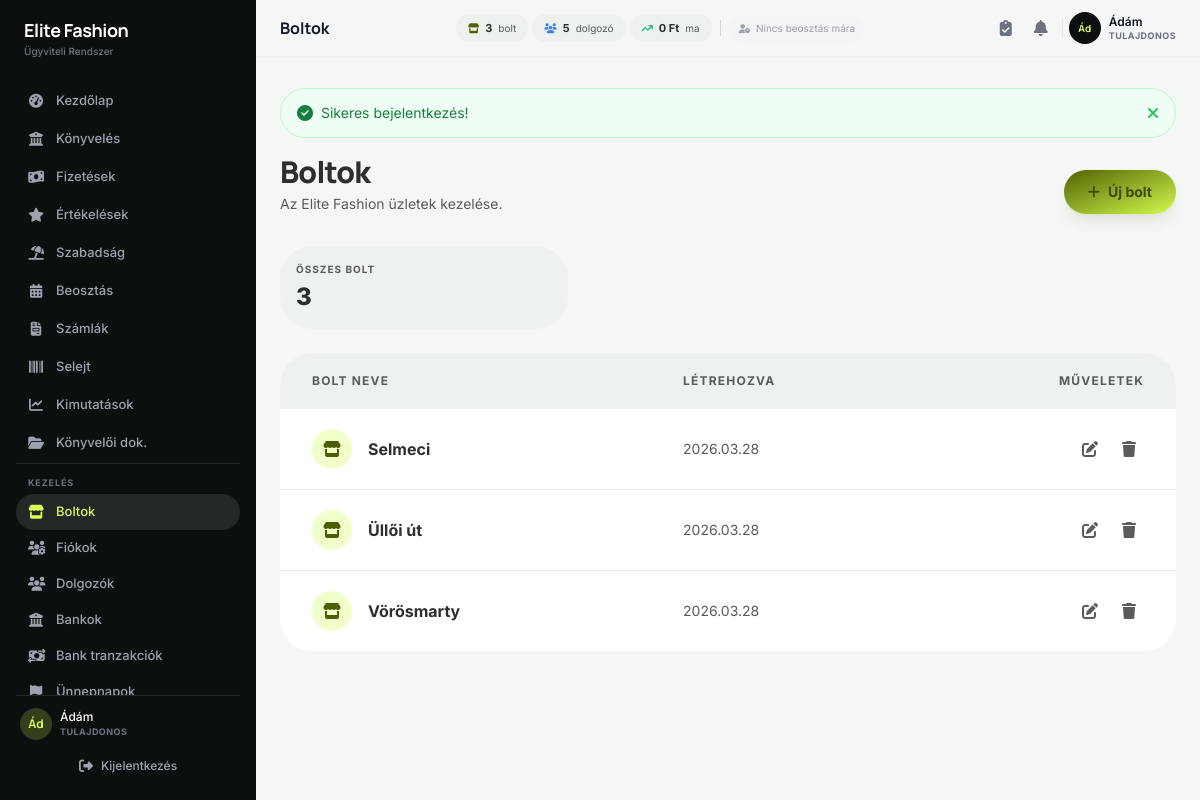
The app's page /stores (signed in) with its own data.
### tables this page shows
CREATE TABLE `users` (
  `id` int(10) unsigned NOT NULL AUTO_INCREMENT,
  `name` varchar(255) NOT NULL,
  `email` varchar(255) NOT NULL,
  `password` varchar(255) NOT NULL,
  `role` enum('tulajdonos','bolt','konyvelo') NOT NULL DEFAULT 'bolt',
  `store_id` int(10) unsigned DEFAULT NULL,
  `is_active` tinyint(1) NOT NULL DEFAULT 1,
  `remember_token` varchar(64) DEFAULT NULL,
  `avatar` varchar(255) DEFAULT NULL,
  `created_at` timestamp NOT NULL DEFAULT current_timestamp(),
  `updated_at` timestamp NOT NULL DEFAULT current_timestamp() ON UPDATE current_timestamp(),
  PRIMARY KEY (`id`),
  UNIQUE KEY `email` (`email`),
  KEY `store_id` (`store_id`),
  CONSTRAINT `users_ibfk_1` FOREIGN KEY (`store_id`) REFERENCES `stores` (`id`) ON DELETE SET NULL
);

CREATE TABLE `stores` (
  `id` int(10) unsigned NOT NULL AUTO_INCREMENT,
  `name` varchar(255) NOT NULL,
  `created_at` timestamp NOT NULL DEFAULT current_timestamp(),
  `updated_at` timestamp NOT NULL DEFAULT current_timestamp() ON UPDATE current_timestamp(),
  PRIMARY KEY (`id`)
);

### app/Views/stores/index.php (the view, shortened to what the rows shown need)
<div class="flex flex-col md:flex-row md:items-end justify-between gap-6 mb-8">
    <div>
        <h1 class="text-3xl font-heading font-extrabold text-on-surface tracking-tight mb-1">Boltok</h1>
        <p class="text-on-surface-variant text-sm">Az Elite Fashion üzletek kezelése.</p>
    </div>
    <a href="<?= base_url('/stores/create') ?>" class="px-6 py-3 bg-gradient-to-br from-primary to-primary-container text-on-primary-fixed font-bold rounded-full flex items-center gap-2 shadow-lg shadow-primary/10 hover:shadow-primary/20 transition-all text-sm">
        <i class="fa-solid fa-plus"></i> Új bolt
    </a>
</div>
<div class="grid grid-cols-1 md:grid-cols-3 gap-4 mb-6">
    <div class="bg-surface-container-low p-4 rounded-lg flex flex-col justify-center">
        <span class="text-[10px] font-bold text-on-surface-variant uppercase tracking-widest mb-1">Összes bolt</span>
        <span class="text-2xl font-extrabold text-on-surface"><?= count($data['stores']) ?></span>
    </div>
</div>
<div class="bg-surface-container-lowest rounded-lg overflow-hidden">
    <div class="overflow-x-auto">
        <table class="w-full text-left border-collapse">
            <thead>
                <tr class="bg-surface-container-low">
                    <th class="px-8 py-5 text-xs font-bold text-on-surface-variant uppercase tracking-widest">Bolt neve</th>
                    <th class="px-6 py-5 text-xs font-bold text-on-surface-variant uppercase tracking-widest">Létrehozva</th>
                    <th class="px-8 py-5 text-xs font-bold text-on-surface-variant uppercase tracking-widest text-right">Műveletek</th>
                </tr>
            </thead>
            <tbody class="divide-y divide-surface-container">
                <?php if (empty($data['stores'])): ?>
                    <tr><td colspan="3" class="px-8 py-12 text-center text-on-surface-variant">
                        <i class="fa-solid fa-store text-4xl mb-2 block text-outline-variant"></i>
                        Nincs még bolt felvéve.
                    </td></tr>
                <?php else: ?>
                    <?php foreach ($data['stores'] as $store): ?>
                    <tr class="hover:bg-surface-container-low/50 transition-colors">
                        <td class="px-8 py-5">
                            <div class="flex items-center gap-4">
                                <div class="w-10 h-10 rounded-lg bg-primary-container/30 flex items-center justify-center">
                                    <i class="fa-solid fa-store text-on-primary-container"></i>
                                </div>
                                <span class="font-bold text-on-surface"><?= e($store['name']) ?></span>
                            </div>
                        </td>
                        <td class="px-6 py-5 text-sm text-on-surface-variant"><?= date('Y.m.d', strtotime($store['created_at'])) ?></td>
                        <td class="px-8 py-5 text-right">
                            <div class="flex items-center justify-end gap-2">
                                <a href="<?= base_url("/stores/{$store['id']}/edit") ?>" class="p-2 hover:bg-surface-container rounded-full transition-colors text-on-surface-variant" title="Szerkesztés">
                                    <i class="fa-solid fa-pen-to-square"></i>
                                </a>
                                <form method="POST" action="<?= base_url("/stores/{$store['id']}/delete") ?>" class="inline" onsubmit="return confirmDelete(this, '<?= e($store['name']) ?>')">
                                    <button type="submit" class="p-2 hover:bg-error-container/10 rounded-full transition-colors text-on-surface-variant hover:text-error" title="Törlés">
                                        <i class="fa-solid fa-trash"></i>
                                    </button>
                                </form>
                            </div>
                        </td>
                    </tr>
                    <?php endforeach; ?>
                <?php endif; ?>
            </tbody>
        </table>
    </div>
</div>

### app/Views/partials/sidebar.php (shortened to what the rows shown need)
<?php
$currentUser = Auth::user();
$isOwner = Auth::isOwner();
$isAccountant = Auth::isAccountant();
if ($isOwner && !TabPermission::hasAnyPermissions($currentUser['id'])) {
    $visibleTabs = array_keys(TabPermission::TABS);
} else {
    $visibleTabs = TabPermission::getVisibleTabs($currentUser['id']);
}
$visibleTabs = array_filter($visibleTabs, fn($t) => $t !== 'chat');
$activeTab = $data['activeTab'] ?? '';
?>
<aside id="sidebar" class="fixed left-0 top-0 h-screen w-64 bg-sidebar flex flex-col px-4 py-4 z-40 transform -translate-x-full lg:translate-x-0 transition-transform duration-300">
    <div class="mb-6 px-2">
        <h1 class="text-lg font-heading font-bold text-white tracking-tight">Elite Fashion</h1>
        <p class="text-[10px] text-gray-500 font-medium">Ügyviteli Rendszer</p>
    </div>
    <nav class="flex-grow space-y-0.5 overflow-y-auto">
        <?php foreach (TabPermission::TABS as $slug => $tab): ?>
            <?php if (!in_array($slug, $visibleTabs)) continue; ?>
            <?php
                $isActive = ($activeTab === $slug);
                $href = match($slug) {
                    'dashboard'  => '/',
                    'konyveles'  => '/finance',
                    'fizetes'    => '/salary',
                    'ertekeles'  => '/evaluations',
                    'szabadsag'  => '/vacation',
                    'beosztas'   => '/schedule',
                    'szamlak'    => '/invoices',
                    'selejt'     => '/defects',
                    'kimutat'        => '/finance/summary',
                    'konyvelo_docs'  => '/accounting',
                    default          => '#',
                };
            ?>
            <a href="<?= base_url($href) ?>"
               class="flex items-center gap-3 px-3 py-2 text-[13px] font-medium rounded-lg transition-colors duration-200
                      <?= $isActive
                          ? 'bg-white/10 text-accent'
                          : 'text-gray-400 hover:bg-white/5 hover:text-gray-200' ?>">
                <i class="fa-solid <?= $tab['icon'] ?> text-sm w-4 text-center"></i>
                <?= $tab['label'] ?>
            </a>
        <?php endforeach; ?>
        <?php if ($isOwner): ?>
            <div class="border-t border-white/10 mt-3 pt-3">
                <p class="px-3 text-[9px] text-gray-500 uppercase tracking-widest font-bold mb-1">Kezelés</p>
                <a href="<?= base_url('/stores') ?>"
                   class="flex items-center gap-3 px-3 py-2 text-[13px] font-medium rounded-lg transition-colors duration-200
                          <?= ($activeTab === 'stores') ? 'bg-white/10 text-accent' : 'text-gray-400 hover:bg-white/5 hover:text-gray-200' ?>">
                    <i class="fa-solid fa-store text-sm w-4 text-center"></i>
                    Boltok
                </a>
                <a href="<?= base_url('/users') ?>"
                   class="flex items-center gap-3 px-3 py-2 text-[13px] font-medium rounded-lg transition-colors duration-200
                          <?= ($activeTab === 'users') ? 'bg-white/10 text-accent' : 'text-gray-400 hover:bg-white/5 hover:text-gray-200' ?>">
                    <i class="fa-solid fa-users-gear text-sm w-4 text-center"></i>
                    Fiókok
                </a>
                <a href="<?= base_url('/employees') ?>"
                   class="flex items-center gap-3 px-3 py-2 text-[13px] font-medium rounded-lg transition-colors duration-200
                          <?= ($activeTab === 'employees') ? 'bg-white/10 text-accent' : 'text-gray-400 hover:bg-white/5 hover:text-gray-200' ?>">
                    <i class="fa-solid fa-users text-sm w-4 text-center"></i>
                    Dolgozók
                </a>
                <a href="<?= base_url('/banks') ?>"
                   class="flex items-center gap-3 px-3 py-2 text-[13px] font-medium rounded-lg transition-colors duration-200
                          <?= ($activeTab === 'banks') ? 'bg-white/10 text-accent' : 'text-gray-400 hover:bg-white/5 hover:text-gray-200' ?>">
                    <i class="fa-solid fa-building-columns text-sm w-4 text-center"></i>
                    Bankok
                </a>
                <a href="<?= base_url('/bank-transactions') ?>"
                   class="flex items-center gap-3 px-3 py-2 text-[13px] font-medium rounded-lg transition-colors duration-200
                          <?= ($activeTab === 'bank_transactions') ? 'bg-white/10 text-accent' : 'text-gray-400 hover:bg-white/5 hover:text-gray-200' ?>">
                    <i class="fa-solid fa-money-bill-transfer text-sm w-4 text-center"></i>
                    Bank tranzakciók
                </a>
                <a href="<?= base_url('/holidays') ?>"
                   class="flex items-center gap-3 px-3 py-2 text-[13px] font-medium rounded-lg transition-colors duration-200
                          <?= ($activeTab === 'holidays') ? 'bg-white/10 text-accent' : 'text-gray-400 hover:bg-white/5 hover:text-gray-200' ?>">
                    <i class="fa-solid fa-flag text-sm w-4 text-center"></i>
                    Ünnepnapok
                </a>
            </div>
        <?php endif; ?>
    </nav>
    <div class="mt-auto pt-3 border-t border-white/10">
        <div class="flex items-center gap-2 mb-2 px-1">
            <div class="h-8 w-8 rounded-full bg-accent/20 flex items-center justify-center text-accent font-heading font-bold text-xs">
                <?= e(mb_substr($currentUser['name'], 0, 2)) ?>
            </div>
            <div class="flex-grow overflow-hidden">
                <p class="text-white text-xs font-medium truncate"><?= e($currentUser['name']) ?></p>
                <p class="text-gray-500 text-[9px] uppercase tracking-wider font-bold">
                    <?= $isOwner ? 'Tulajdonos' : ($isAccountant ? 'Könyvelő' : e($currentUser['store_name'] ?? 'Bolt')) ?>
                </p>
            </div>
        </div>
        <form method="POST" action="<?= base_url('/logout') ?>">
            <button type="submit"
                    class="w-full flex items-center justify-center gap-2 px-3 py-2 text-gray-400 hover:text-red-400 hover:bg-white/5 rounded-lg text-xs font-medium transition-colors">
                <i class="fa-solid fa-right-from-bracket text-sm"></i>
                Kijelentkezés
            </button>
        </form>
    </div>
</aside>

### app/Views/partials/header.php (shortened to what the rows shown need)
<?php
$currentUser = Auth::user();
$isOwner = Auth::isOwner();
$db = Database::getInstance();
if ($isOwner) {
    $_navStoreCount = (int)$db->query('SELECT COUNT(*) FROM stores')->fetchColumn();
    $_navEmpCount = (int)$db->query("SELECT COUNT(*) FROM employees WHERE is_active = 1")->fetchColumn();
    $_navTodayStmt = $db->prepare("SELECT COALESCE(SUM(amount), 0) FROM financial_records WHERE record_date = CURDATE() AND purpose IN ('napi_keszpenz','napi_bankkartya')");
    $_navTodayStmt->execute();
    $_navTodayRevenue = (float)$_navTodayStmt->fetchColumn();
    $_navWorkers = $db->query(
        "SELECT s.name as store_name, GROUP_CONCAT(e.name ORDER BY e.name SEPARATOR ', ') as workers
         FROM schedules sc
         JOIN stores s ON sc.store_id = s.id
         JOIN employees e ON sc.employee_id = e.id
         WHERE sc.work_date = CURDATE()
         GROUP BY s.id, s.name ORDER BY s.name"
    )->fetchAll();
}
?>
<header class="fixed top-0 right-0 w-full lg:w-[calc(100%-16rem)] z-20 bg-surface/80 backdrop-blur-xl border-b border-gray-200/50">
    <div class="flex items-center justify-between px-4 sm:px-6 py-2">
        <div class="flex items-center gap-3">
            <h2 class="font-heading font-bold text-base text-gray-900"><?= e($data['pageTitle'] ?? '') ?></h2>
        </div>
        <div class="hidden md:flex items-center gap-1">
            <?php if ($isOwner && $_navStoreCount !== null): ?>
            <div class="flex items-center gap-1.5 px-3 py-1.5 bg-surface-container-low rounded-full">
                <i class="fa-solid fa-store text-[10px] text-primary"></i>
                <span class="text-[11px] font-bold text-on-surface"><?= $_navStoreCount ?></span>
                <span class="text-[10px] text-on-surface-variant">bolt</span>
            </div>
            <div class="flex items-center gap-1.5 px-3 py-1.5 bg-surface-container-low rounded-full">
                <i class="fa-solid fa-users text-[10px] text-blue-500"></i>
                <span class="text-[11px] font-bold text-on-surface"><?= $_navEmpCount ?></span>
                <span class="text-[10px] text-on-surface-variant">dolgozó</span>
            </div>
            <?php endif; ?>
            <div class="flex items-center gap-1.5 px-3 py-1.5 bg-surface-container-low rounded-full">
                <i class="fa-solid fa-arrow-trend-up text-[10px] text-emerald-500"></i>
                <span class="text-[11px] font-bold text-on-surface"><?= format_money($_navTodayRevenue) ?></span>
                <span class="text-[10px] text-on-surface-variant">ma</span>
            </div>
            <?php if ($isOwner && !empty($_navWorkers)): ?>
                <?php foreach ($_navWorkers as $sw): ?>
                <div class="flex items-center gap-1.5 px-2.5 py-1.5 bg-blue-50 rounded-full">
                    <i class="fa-solid fa-user-clock text-[9px] text-blue-500"></i>
                    <span class="text-[10px] font-bold text-blue-700"><?= e($sw['store_name']) ?>:</span>
                    <span class="text-[10px] text-blue-600"><?= e($sw['workers']) ?></span>
                </div>
                <?php endforeach; ?>
            <?php elseif ($isOwner): ?>
                <div class="flex items-center gap-1.5 px-2.5 py-1.5 bg-gray-100 rounded-full">
                    <i class="fa-solid fa-user-clock text-[9px] text-gray-400"></i>
                    <span class="text-[10px] text-gray-400">Nincs beosztás mára</span>
                </div>
            <?php endif; ?>
        </div>
        <div class="flex items-center gap-1.5">
            <div class="relative" id="task-wrapper">
                <button class="relative p-2 text-gray-500 hover:bg-gray-200/50 rounded-xl transition-colors" id="task-btn" onclick="toggleTaskDropdown()">
                    <i class="fa-solid fa-clipboard-check"></i>
                </button>
            </div>
            <button class="relative p-2 text-gray-500 hover:bg-gray-200/50 rounded-xl transition-colors" id="notification-btn">
                <i class="fa-solid fa-bell"></i>
            </button>
            <div class="flex items-center gap-2">
                <div class="h-8 w-8 rounded-full bg-sidebar text-accent flex items-center justify-center font-heading font-bold text-[10px]">
                    <?= e(mb_substr($currentUser['name'], 0, 2)) ?>
                </div>
                <div class="hidden sm:block">
                    <p class="text-xs font-semibold text-gray-900 leading-tight"><?= e($currentUser['name']) ?></p>
                    <p class="text-[9px] text-gray-500 uppercase tracking-wider font-bold">
                        <?= $isOwner ? 'Tulajdonos' : (Auth::isAccountant() ? 'Könyvelő' : 'Bolt fiók') ?>
                    </p>
                </div>
            </div>
        </div>
    </div>
</header>

### records on screen
users: name "Ád", name "Ádám"
stores: name "Selmeci", created_at "2026.03.28"
stores: name "Üllői út", created_at "2026.03.28"
stores: name "Vörösmarty", created_at "2026.03.28"

### other values on screen
$tab['label'] "Kezdőlap"
$tab['label'] "Könyvelés"
$tab['label'] "Fizetések"
$tab['label'] "Értékelések"
$tab['label'] "Szabadság"
$tab['label'] "Beosztás"
$tab['label'] "Számlák"
$tab['label'] "Selejt"
$tab['label'] "Kimutatások"
$tab['label'] "Könyvelői dok."
$data['pageTitle'] "Boltok"
$_navStoreCount "3"
$_navEmpCount "5"
format_money($_navTodayRevenue) "0 Ft"
$success "Sikeres bejelentkezés!"
